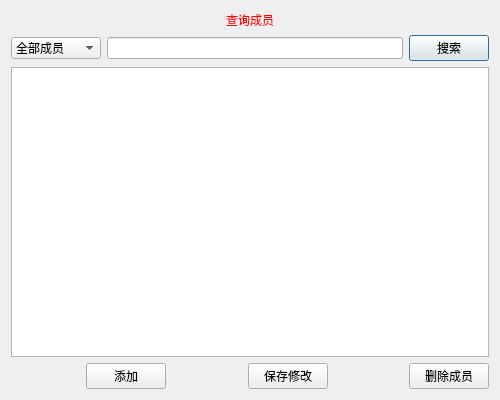
<?xml version="1.0" encoding="UTF-8"?>
<ui version="4.0">
 <class>query_member</class>
 <widget class="QDialog" name="query_member">
  <property name="geometry">
   <rect>
    <x>0</x>
    <y>0</y>
    <width>500</width>
    <height>400</height>
   </rect>
  </property>
  <property name="minimumSize">
   <size>
    <width>500</width>
    <height>400</height>
   </size>
  </property>
  <property name="maximumSize">
   <size>
    <width>500</width>
    <height>400</height>
   </size>
  </property>
  <property name="windowTitle">
   <string>查询成员</string>
  </property>
  <layout class="QVBoxLayout" name="verticalLayout">
   <item>
    <widget class="QLabel" name="label">
     <property name="styleSheet">
      <string notr="true">font: 75 20pt &quot;微软雅黑&quot;;
color: rgb(255, 0, 0);</string>
     </property>
     <property name="text">
      <string>查询成员</string>
     </property>
     <property name="alignment">
      <set>Qt::AlignCenter</set>
     </property>
    </widget>
   </item>
   <item>
    <layout class="QHBoxLayout" name="horizontalLayout">
     <item>
      <widget class="QComboBox" name="cbb_method">
       <item>
        <property name="text">
         <string>全部成员</string>
        </property>
       </item>
       <item>
        <property name="text">
         <string>按姓名查询</string>
        </property>
       </item>
       <item>
        <property name="text">
         <string>按电话查询</string>
        </property>
       </item>
      </widget>
     </item>
     <item>
      <widget class="QLineEdit" name="le_text"/>
     </item>
     <item>
      <widget class="QPushButton" name="btn_search">
       <property name="text">
        <string>搜索</string>
       </property>
      </widget>
     </item>
    </layout>
   </item>
   <item>
    <widget class="QTableView" name="tableView"/>
   </item>
   <item>
    <layout class="QHBoxLayout" name="horizontalLayout_2" stretch="0,0,0,0,0,0">
     <item>
      <spacer name="horizontalSpacer">
       <property name="orientation">
        <enum>Qt::Horizontal</enum>
       </property>
       <property name="sizeHint" stdset="0">
        <size>
         <width>40</width>
         <height>20</height>
        </size>
       </property>
      </spacer>
     </item>
     <item>
      <widget class="QPushButton" name="btn_add">
       <property name="text">
        <string>添加</string>
       </property>
      </widget>
     </item>
     <item>
      <spacer name="horizontalSpacer_3">
       <property name="orientation">
        <enum>Qt::Horizontal</enum>
       </property>
       <property name="sizeHint" stdset="0">
        <size>
         <width>40</width>
         <height>20</height>
        </size>
       </property>
      </spacer>
     </item>
     <item>
      <widget class="QPushButton" name="btn_save">
       <property name="text">
        <string>保存修改</string>
       </property>
      </widget>
     </item>
     <item>
      <spacer name="horizontalSpacer_2">
       <property name="orientation">
        <enum>Qt::Horizontal</enum>
       </property>
       <property name="sizeHint" stdset="0">
        <size>
         <width>40</width>
         <height>20</height>
        </size>
       </property>
      </spacer>
     </item>
     <item>
      <widget class="QPushButton" name="btn_delete">
       <property name="text">
        <string>删除成员</string>
       </property>
      </widget>
     </item>
    </layout>
   </item>
  </layout>
 </widget>
 <resources/>
 <connections/>
</ui>
